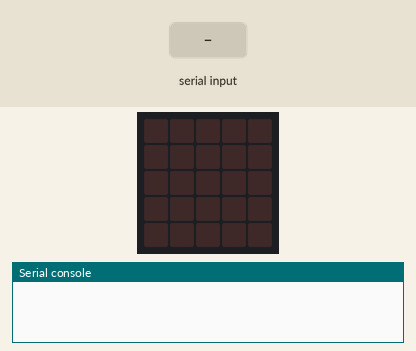
This program was run on a simulated BBC micro:bit (MakeCode). Parts: the board's 5×5 LED display, the last lines printed to the serial console. The test bench sets the inputs (shaded band). No radio messages arrive unless stated (any console line starting 'radio sent:' is added by the test bench).

Above: at 1.2 s.
1.3 s: "f" typed at the serial console
At 1.6 s:
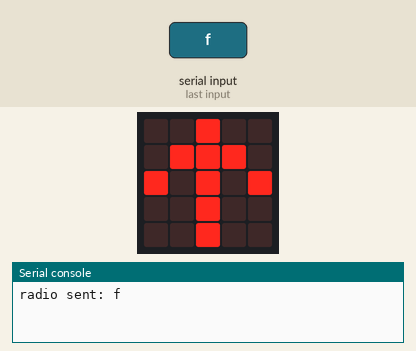
2.8 s: "b" typed at the serial console
At 4.0 s:
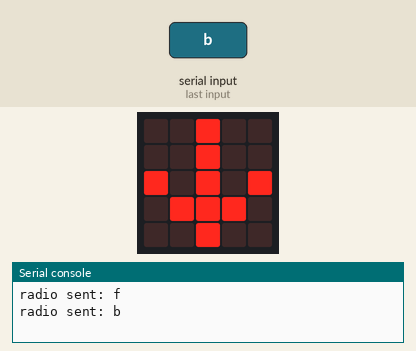
4.3 s: "l" typed at the serial console
At 4.9 s:
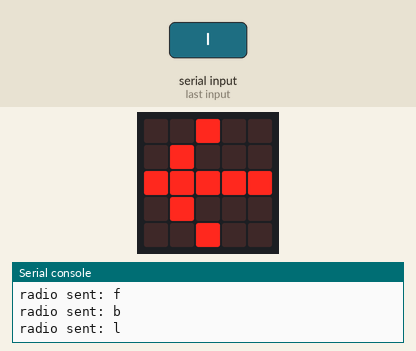
5.8 s: "r" typed at the serial console
At 6.4 s:
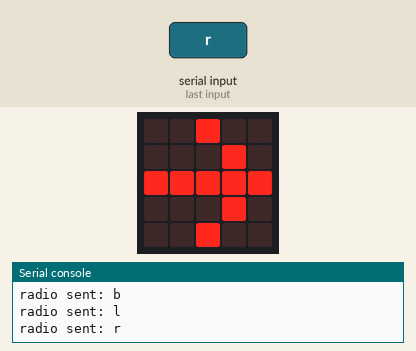
7.3 s: "i" typed at the serial console
At 8.3 s:
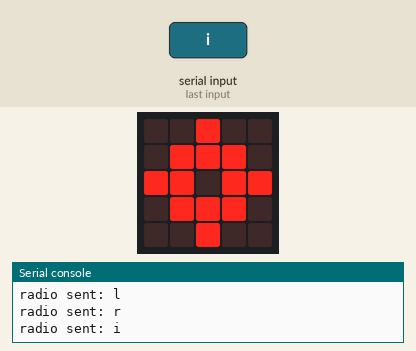
8.8 s: "s" typed at the serial console
At 9.7 s:
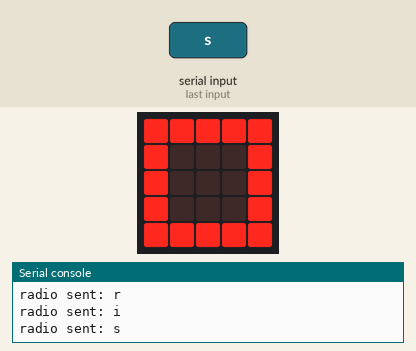
Timing chart, 0 to 11.3 s (numbered marks = the images above; inputs shaded):
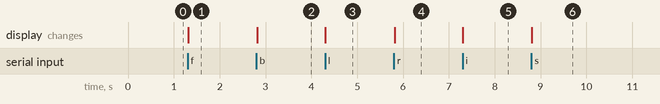

Measured:
- after the input at 1.3 s, the display: changes at once (image 1)
- after the input at 2.8 s, the display: changes at once (image 2)
- after the input at 4.3 s, the display: changes at once (image 3)
- after the input at 5.8 s, the display: changes at once (image 4)
- after the input at 7.3 s, the display: changes at once (image 5)
- after the input at 8.8 s, the display: changes at once (image 6)

The program:

main.ts
```typescript
enum RadioMessage {
    message1 = 49434
}
let EnviarMensajeRadio = ""
radio.setGroup(69)
serial.redirectToUSB()
serial.setBaudRate(BaudRate.BaudRate115200)
let WaitingVelocity = false
basic.forever(function () {
    EnviarMensajeRadio = serial.readString()
    if (EnviarMensajeRadio == "f") {
        radio.sendString("f")
        basic.showArrow(ArrowNames.North)
    } else if (EnviarMensajeRadio == "b") {
        radio.sendString("b")
        basic.showArrow(ArrowNames.South)
    } else if (EnviarMensajeRadio == "l") {
        radio.sendString("l")
        basic.showArrow(ArrowNames.West)
    } else if (EnviarMensajeRadio == "r") {
        radio.sendString("r")
        basic.showArrow(ArrowNames.East)
    } else if (EnviarMensajeRadio == "i") {
        radio.sendString("i")
        basic.showIcon(IconNames.Target)
    } else if (EnviarMensajeRadio == "s") {
        radio.sendString("s")
        basic.showIcon(IconNames.Square)
    } else if (EnviarMensajeRadio == "a") {
        radio.sendString("a")
        basic.showIcon(IconNames.Confused)
    } else if (EnviarMensajeRadio == "v") {
        WaitingVelocity = true
    }
    EnviarMensajeRadio = ""
})
```

test.ts
```typescript
// aquí va el archivo "tests"; esto no se compilará cuando este paquete se utilice como una extensión.
```
